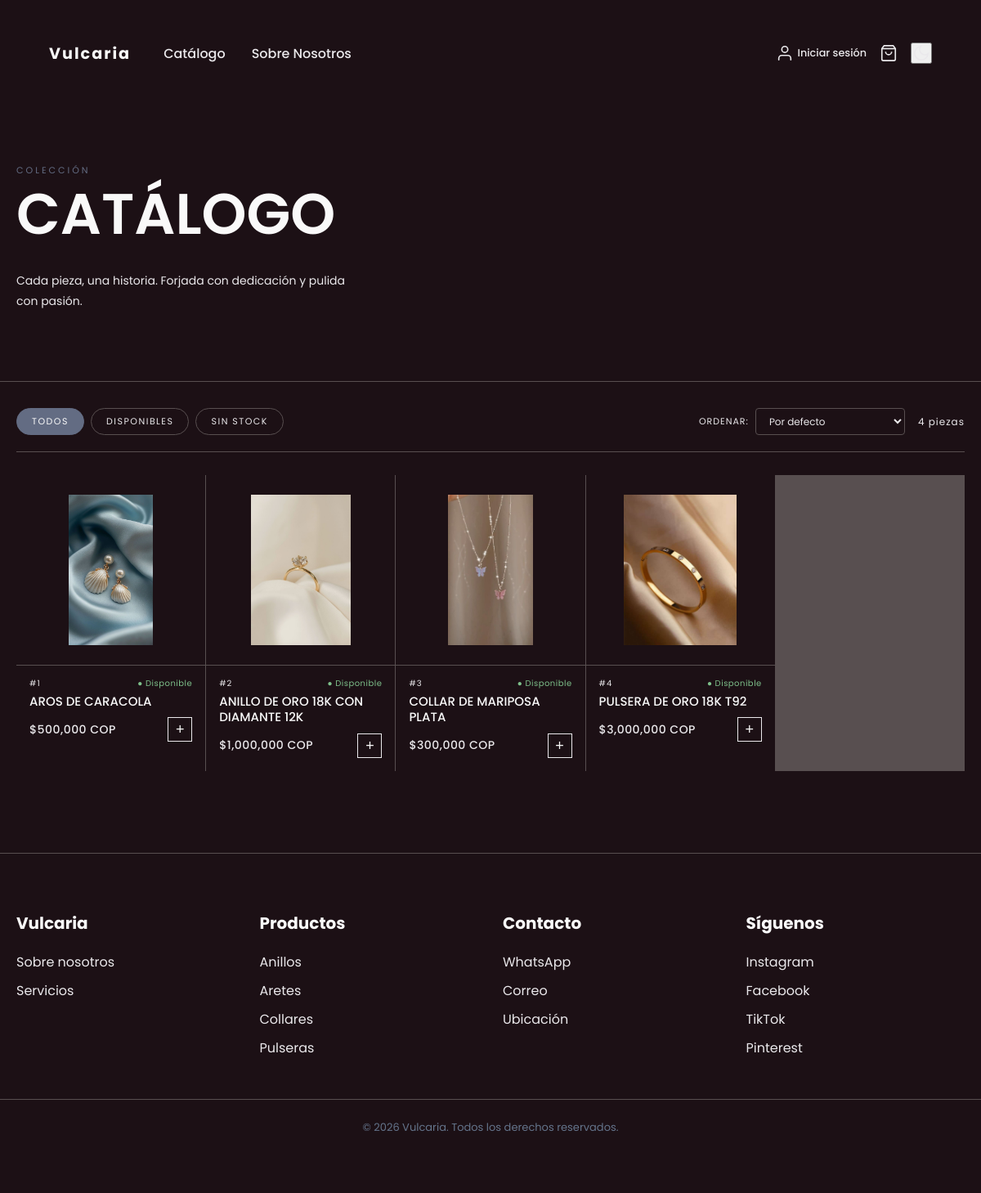
/catalogo, run on the app's committed database.
### Backend/models.py (models this page shows)
class Producto(Base):
    __tablename__ = "productos"
    id         = Column(Integer, primary_key=True, index=True)
    nombre     = Column(String(100))
    precio     = Column(Float)
    disponible = Column(Boolean, default=True)
    imagen_url = Column(String(255), nullable=True)
    categoria  = Column(String(50), nullable=True, default="general")
    unidades   = Column(Integer, nullable=False, default=0)   # ← nuevo: stock
    pedidos    = relationship("Pedido", back_populates="producto")

### Backend/main.py (the view)
@app.get("/catalogo")
def catalogo(request: Request, db: Session = Depends(get_db)):
    productos = producto_service.obtener_todos(db)
    return templates.TemplateResponse(request, "catalogo.html", {"productos": productos})

### templates/catalogo.html (shortened to what this page needs)
{% extends "base.html" %}
{% block extra_css %}
<link rel="stylesheet" href="/static/catalogo.css">
{% endblock %}
{% block content %}
<section class="cat-hero sn-hero">
    <div class="cat-hero-inner container">
        <p class="cat-hero-sub">Colección</p>
        <h1 class="cat-hero-title">Catálogo</h1>
        <p class="cat-hero-desc txt-p">Cada pieza, una historia. Forjada con dedicación y pulida con pasión.</p>
    </div>
</section>
<div class="cat-wrapper container">
    <div class="cat-topbar">
        <div class="cat-filters" id="filterBtns">
            <button class="filter-btn active" data-filter="todos">Todos</button>
            <button class="filter-btn" data-filter="disponible">Disponibles</button>
            <button class="filter-btn" data-filter="no-disponible">Sin stock</button>
        </div>
        <div class="cat-sort">
            <label for="sortSelect">Ordenar:</label>
            <select id="sortSelect">
                <option value="">Por defecto</option>
            </select>
        </div>
        <span class="cat-count" id="countLabel">{{ productos | length }} pieza{{ 's' if productos | length != 1 else '' }}</span>
    </div>
    <div class="cat-grid" id="catGrid">
        {% if productos %}
            {% for p in productos %}
            <div class="product-card"
                 data-disponible="{{ 'true' if p.disponible else 'false' }}"
                 data-nombre="{{ p.nombre | lower }}"
                 data-precio="{{ p.precio }}"
                 data-categoria="{{ p.categoria | lower if p.categoria else 'general' }}"
                 data-producto='{{ {"id": p.id, "nombre": p.nombre, "precio": p.precio, "disponible": p.disponible, "imagen_url": p.imagen_url or ""} | tojson }}'>
                <div class="card-img-wrap">
                    {% if p.imagen_url %}
                        {% set img = p.imagen_url %}
                    {% elif 'arete' in p.nombre | lower %}
                        {% set img = '/static/images/aretes1-removebg-preview.png' %}
                    {% elif '2' in p.nombre %}
                        {% set img = '/static/images/anillo2-removebg-preview.png' %}
                    {% elif '3' in p.nombre %}
                        {% set img = '/static/images/anillo3-removebg-preview.png' %}
                    {% elif '4' in p.nombre %}
                        {% set img = '/static/images/anillo4-removebg-preview.png' %}
                    {% else %}
                        {% set img = '/static/images/anillo1-removebg-preview.png' %}
                    {% endif %}
                    <img src="{{ img }}" alt="{{ p.nombre }}" loading="lazy">
                </div>
                <div class="card-body">
                    <div class="card-meta">
                        <span class="card-id">#{{ p.id }}</span>
                        <span class="card-disponible {{ 'disp-si' if p.disponible else 'disp-no' }}">
                            {{ '● Disponible' if p.disponible else '○ Agotado' }}
                        </span>
                    </div>
                    <h3 class="card-name">{{ p.nombre }}</h3>
                    <div class="card-footer">
                        <span class="card-price">${{ "{:,.0f}".format(p.precio) }} COP</span>
                        <button class="card-add-btn"
                                title="Añadir al carrito">+</button>
                    </div>
                </div>
            </div>
            {% endfor %}
        {% else %}
            <div class="cat-empty">
                <p>No hay productos registrados aún.</p>
                <a href="/api/productos" class="btn-api">Ver API &#8599;</a>
            </div>
        {% endif %}
    </div>
</div>
<footer class="footer cat-footer">
    <div class="footer-content container">
        <div class="link">
            <h3>Vulcaria</h3>
            <ul>
                <li><a href="/sobre-nosotros">Sobre nosotros</a></li>
                <li><a href="/servicios">Servicios</a></li>
            </ul>
        </div>
        <div class="link">
            <h3>Productos</h3>
            <ul>
                <li><a href="/catalogo?categoria=anillos">Anillos</a></li>
                <li><a href="/catalogo?categoria=aretes">Aretes</a></li>
                <li><a href="/catalogo?categoria=collares">Collares</a></li>
                <li><a href="/catalogo?categoria=pulseras">Pulseras</a></li>
            </ul>
        </div>
        <div class="link">
            <h3>Contacto</h3>
            <ul>
                <li><a href="#">WhatsApp</a></li>
                <li><a href="#">Correo</a></li>
                <li><a href="#">Ubicación</a></li>
            </ul>
        </div>
        <div class="link">
            <h3>Síguenos</h3>
            <ul>
                <li><a href="#">Instagram</a></li>
                <li><a href="#">Facebook</a></li>
                <li><a href="#">TikTok</a></li>
                <li><a href="#">Pinterest</a></li>
            </ul>
        </div>
    </div>
    <div class="footer-bottom container">
        <p>© 2026 Vulcaria. Todos los derechos reservados.</p>
    </div>
</footer>
{% endblock %}

### templates/base.html (shortened to what this page needs)
<!DOCTYPE html>
<html lang="es">
<head>
    <link rel="stylesheet" href="/static/style.css">
    {% block extra_css %}{% endblock %}
</head>
<body>
<header>
    <div class="header-left">
        <a href="/" class="logo">Vulcaria</a>
        <nav>
            <div class="nav-item">
                <a href="/catalogo">Catálogo</a>
            </div>
            <div class="nav-item">
                <a href="/sobre-nosotros">Sobre Nosotros</a>
            </div>
        </nav>
    </div>
    <div class="header-right">
        <div class="nav-item" id="nav-login">
            <a href="/login" class="icon-btn" id="btn-login">
                <svg xmlns="http://www.w3.org/2000/svg" width="22" height="22" fill="none"
                     viewBox="0 0 24 24" stroke="currentColor" stroke-width="1.8">
                    <path stroke-linecap="round" stroke-linejoin="round"
                          d="M20 21v-2a4 4 0 0 0-4-4H8a4 4 0 0 0-4 4v2"/>
                    <circle cx="12" cy="7" r="4"/>
                </svg>
                <span id="label-login" style="font-size:0.8rem; font-family:'Poppins',sans-serif; margin-left:5px;">Iniciar sesión</span>
            </a>
        </div>
        <a href="#" class="icon-btn" title="Carrito" onclick="if(typeof openCartPanel==='function'){event.preventDefault();openCartPanel();}" style="position:relative;">
            <svg xmlns="http://www.w3.org/2000/svg" width="22" height="22" fill="none"
                 viewBox="0 0 24 24" stroke="currentColor" stroke-width="1.8">
                <path stroke-linecap="round" stroke-linejoin="round"
                      d="M6 2 3 6v14a2 2 0 0 0 2 2h14a2 2 0 0 0 2-2V6l-3-4z"/>
                <line x1="3" y1="6" x2="21" y2="6"/>
                <path d="M16 10a4 4 0 0 1-8 0"/>
            </svg>
        </a>
        <button class="theme-btn icon-btn" id="themeToggle" title="Cambiar tema">
            <svg id="iconMoon" xmlns="http://www.w3.org/2000/svg" width="22" height="22" fill="none"
                 viewBox="0 0 24 24" stroke="currentColor" stroke-width="1.8">
                <path d="M21 12.79A9 9 0 1 1 11.21 3 7 7 0 0 0 21 12.79z"/>
            </svg>
        </button>
    </div>
</header>
{% block content %}{% endblock %}
</body>
</html>

### static/style.css (style rules this page uses)
:root { --bg: #1c1015; --surface: #584f50; --accent: #636c83; --text: #f9f9f9; --text-soft: #eae8eb; --item1-transform: translate(-100%, -5%) scale(1.5); --item1-filter: blur(30px); --item1-zIndex: 11; --item1-opacity: 0; --item2-transform: translate(0, 0); --item2-filter: blur(0); --item2-zIndex: 10; --item2-opacity: 1; --item3-transform: translate(50%, 10%) scale(0.8); --item3-filter: blur(10px); --item3-zIndex: 9; --item3-opacity: 1; --item4-transform: translate(90%, 20%) scale(0.5); --item4-filter: blur(30px); --item4-zIndex: 8; --item4-opacity: 1; --item5-transform: translate(120%, 30%) scale(0.3); --item5-filter: blur(40px); --item5-zIndex: 7; --item5-opacity: 1; }
* { margin: 0; padding: 0; box-sizing: border-box; }
body { font-family: 'Poppins', sans-serif; background-color: var(--bg); color: var(--text); }
img { max-width: 100%; display: block; }
a { text-decoration: none; color: var(--text-soft); }
ul { list-style: none; }
.container { max-width: 1200px; margin: 0 auto; padding: 0 20px; }
header { width: 1140px; max-width: 90%; margin: auto; height: 100px; display: flex; justify-content: space-between; align-items: center; position: relative; z-index: 100; padding: 50px 0 20px; }
.header-left { display: flex; align-items: center; gap: 40px; }
header .logo { font-weight: bold; font-size: 1.2rem; color: var(--text); letter-spacing: 2px; }
header nav { display: flex; align-items: center; gap: 32px; }
.nav-item { position: relative; }
.nav-item > a { color: var(--text-soft); font-size: 16px; font-weight: 500; transition: color 0.3s ease; }
.header-right { display: flex; align-items: center; gap: 16px; }
.icon-btn { color: var(--text-soft); display: flex; align-items: center; justify-content: center; transition: color 0.3s; }
.sn-hero { margin-top: 40px; }
.txt-p, .txt-parrafo { font-size: 16px; color: var(--text-soft); margin: 25px 0 45px; line-height: 1.8; }
.footer { background-color: var(--bg); padding: 70px 0; border-top: 1px solid var(--surface); }
.footer-content { display: grid; grid-template-columns: repeat(4, 1fr); gap: 30px; }
.link h3 { font-size: 20px; margin-bottom: 20px; }
.link ul li { margin-bottom: 10px; }
.link ul li a { font-size: 16px; transition: color 0.3s ease; }
.footer-bottom { margin-top: 40px; padding-top: 24px; border-top: 1px solid var(--surface); text-align: center; font-size: 13px; color: var(--muted, #64748b); }

### data on the page
Producto: imagen_url (picture), id "1", disponible "● Disponible", nombre "AROS DE CARACOLA", precio "500,000"
Producto: imagen_url (picture), id "2", disponible "● Disponible", nombre "ANILLO DE ORO 18K CON DIAMANTE 12K", precio "1,000,000"
Producto: imagen_url (picture), id "3", disponible "● Disponible", nombre "COLLAR DE MARIPOSA PLATA", precio "300,000"
Producto: imagen_url (picture), id "4", disponible "● Disponible", nombre "PULSERA DE ORO 18K T92", precio "3,000,000"

### other printed values
{{ productos | length }} "4"
{{ 's' if productos | length != 1 else '' }} "s"
